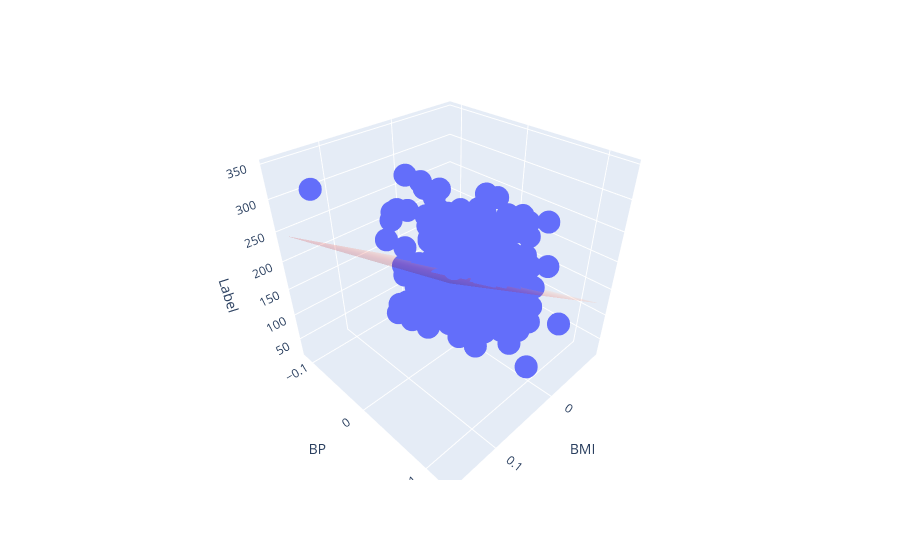

Notebook code cell kept with this figure:
### Code cell
import plotly.express as px
import plotly.graph_objects as go

x1 = np.linspace(train_X.to_numpy()[:,0].min(), train_X.to_numpy()[:,0].max(), num=10)
x2 = np.linspace(train_X.to_numpy()[:,1].min(), train_X.to_numpy()[:,1].max(), num=10)
x1, x2 = np.meshgrid(x1, x2)
y_pred = model.intercept_ + model.coef_[0][0] * x1 + model.coef_[0][1] * x2

fig = px.scatter_3d(
    x=train_X.to_numpy()[:,0],
    y=train_X.to_numpy()[:,1],
    z=train_y.to_numpy()[:,0],
    labels={'x': 'BMI', 'y': 'BP', 'z': 'Label'},
    size_max = 10
)


# Create a surface plot
surface = go.Surface(x=x1, y=x2, z=y_pred, colorscale='Reds', opacity=0.2, showscale=False)

fig.add_trace(surface)

fig.show()
